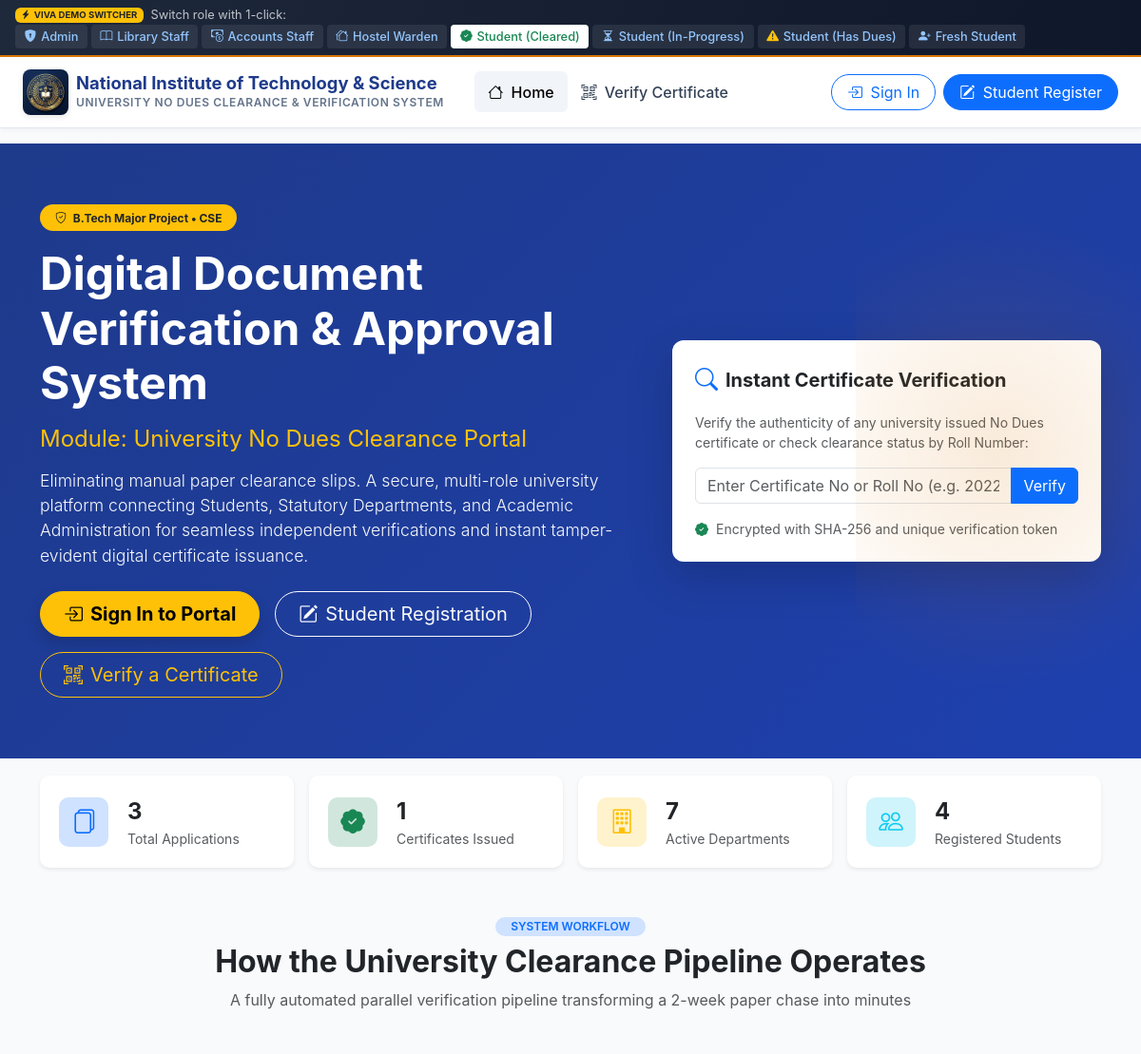
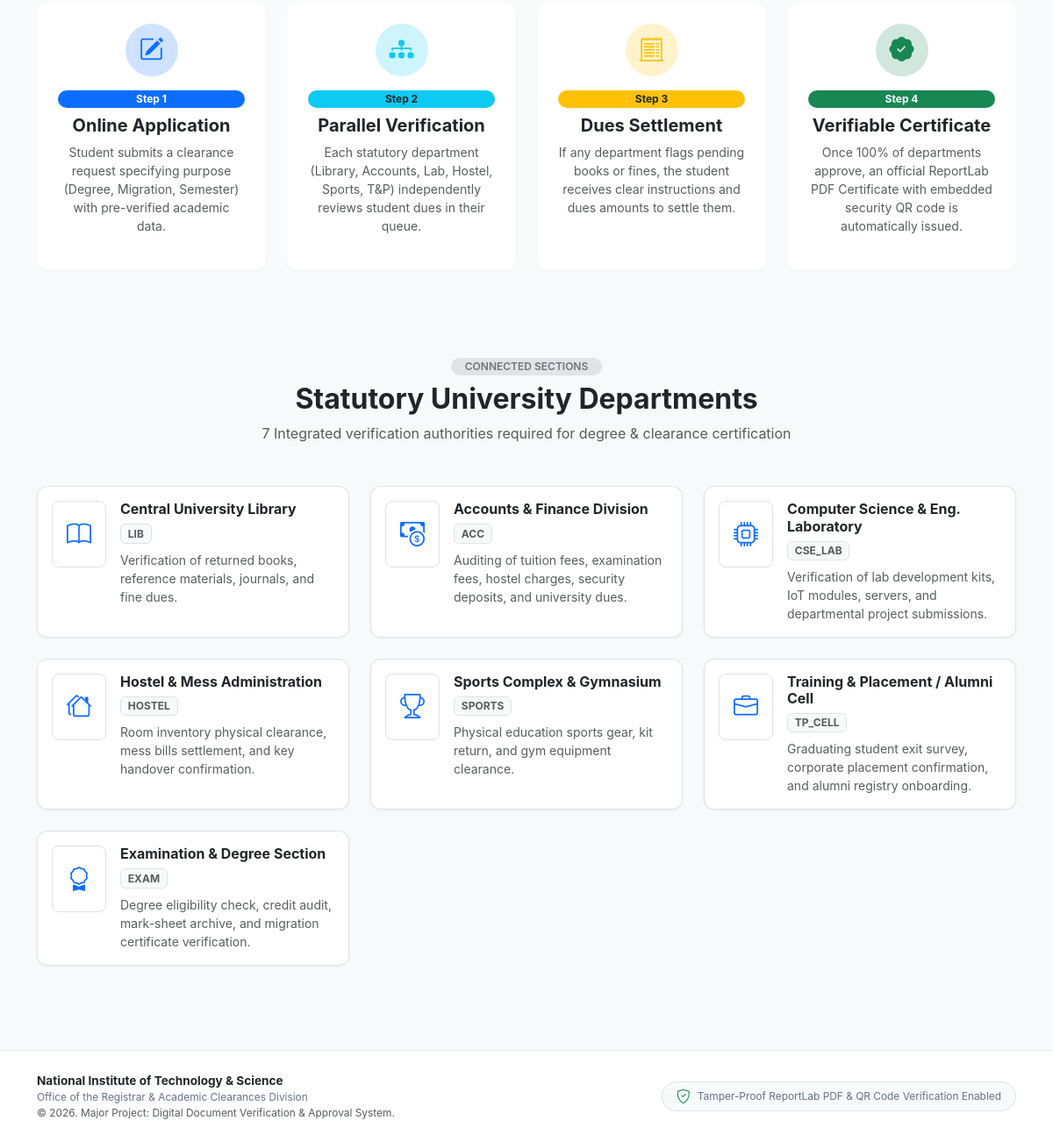
The page / on the database its author committed (2 pictures, top to bottom).
### departments/models.py (models this page shows, shortened)
class Department(models.Model):
    name = models.CharField(max_length=100, unique=True)
    code = models.CharField(max_length=20, unique=True, help_text="e.g. LIB, ACC, HOSTEL, LAB, SPORTS, TPC, EXAM")
    description = models.TextField(blank=True)
    icon = models.CharField(max_length=50, default="bi-building", help_text="Bootstrap 5 icon class, e.g. bi-book, bi-cash-coin")
    location = models.CharField(max_length=150, blank=True, default="Main Administrative Block")
    contact_email = models.EmailField(blank=True)
    contact_phone = models.CharField(max_length=20, blank=True)
    is_mandatory = models.BooleanField(default=True, help_text="Required for student to get final No Dues Certificate")
    display_order = models.PositiveIntegerField(default=0)
    is_active = models.BooleanField(default=True)
    created_at = models.DateTimeField(auto_now_add=True)
    updated_at = models.DateTimeField(auto_now=True)
    class Meta:
        ordering = ['display_order', 'name']

### clearance/views.py (the view)
# urls.py: path('', views.landing_page, name='landing_page'),
def landing_page(request):
    total_apps = NoDuesApplication.objects.count()
    completed_apps = NoDuesApplication.objects.filter(overall_status=NoDuesApplication.STATUS_COMPLETED).count()
    total_departments = Department.objects.filter(is_active=True).count()
    total_students = StudentProfile.objects.count()
    context = {
        'total_apps': total_apps,
        'completed_apps': completed_apps,
        'total_departments': total_departments,
        'total_students': total_students,
        'active_departments': Department.objects.filter(is_active=True).order_by('display_order'),
    }
    return render(request, 'clearance/landing.html', context)

### templates/clearance/landing.html (shortened to what this page needs)
{% extends 'base.html' %}
{% load static %}
{% block content %}
<section class="page-header-banner py-5">
  <div class="container py-3">
    <div class="row align-items-center g-4">
      <div class="col-lg-7">
        <span class="badge bg-warning text-dark px-3 py-2 rounded-pill fw-bold mb-3">
          <i class="bi bi-shield-check me-1"></i> B.Tech Major Project • CSE
        </span>
        <h1 class="display-5 fw-bold mb-3 text-white">Digital Document Verification & Approval System</h1>
        <h4 class="fw-normal text-warning mb-3">Module: University No Dues Clearance Portal</h4>
        <p class="lead text-light opacity-90 mb-4" style="font-size: 1.1rem;">
          Eliminating manual paper clearance slips. A secure, multi-role university platform connecting Students,
          Statutory Departments, and Academic Administration for seamless independent verifications and instant
          tamper-evident digital certificate issuance.
        </p>
        <div class="d-flex flex-wrap gap-3">
          {% if request.user.is_authenticated %}
            <a href="{% url 'dashboard_redirect' %}" class="btn btn-warning btn-lg px-4 fw-bold rounded-pill shadow">
              <i class="bi bi-speedometer2 me-2"></i>Go to My Dashboard
            </a>
          {% else %}
            <a href="{% url 'login' %}" class="btn btn-warning btn-lg px-4 fw-bold rounded-pill shadow">
              <i class="bi bi-box-arrow-in-right me-2"></i>Sign In to Portal
            </a>
            <a href="{% url 'register' %}" class="btn btn-outline-light btn-lg px-4 rounded-pill">
              <i class="bi bi-pencil-square me-2"></i>Student Registration
            </a>
          {% endif %}
          <a href="{% url 'verify_certificate_query' %}" class="btn btn-outline-warning btn-lg px-4 rounded-pill">
            <i class="bi bi-qr-code-scan me-2"></i>Verify a Certificate
          </a>
        </div>
      </div>
      <div class="col-lg-5 text-center">
        <div class="card card-clean border-0 shadow-lg p-4 bg-white text-dark text-start">
          <div class="d-flex align-items-center gap-2 mb-3">
            <i class="bi bi-search text-primary fs-4"></i>
            <h5 class="fw-bold mb-0">Instant Certificate Verification</h5>
          </div>
          <p class="text-muted small">Verify the authenticity of any university issued No Dues certificate or check clearance status by Roll Number:</p>
          <form method="GET" action="{% url 'verify_certificate_query' %}">
            <div class="input-group mb-3">
              <input type="text" name="query" class="form-control" placeholder="Enter Certificate No or Roll No (e.g. 2022CSE001)" required>
              <button class="btn btn-primary" type="submit">Verify</button>
            </div>
          </form>
          <div class="d-flex align-items-center gap-2 small text-muted">
            <i class="bi bi-patch-check-fill text-success"></i>
            <span>Encrypted with SHA-256 and unique verification token</span>
          </div>
        </div>
      </div>
    </div>
  </div>
</section>
<div class="container mt-n4" style="margin-top: -30px;">
  <div class="row g-3">
    <div class="col-md-3 col-6">
      <div class="kpi-card shadow-sm border-0">
        <div class="kpi-icon-wrapper bg-primary-subtle text-primary">
          <i class="bi bi-files"></i>
        </div>
        <div>
          <div class="fs-4 fw-bold text-dark">{{ total_apps }}</div>
          <div class="text-muted small">Total Applications</div>
        </div>
      </div>
    </div>
    <div class="col-md-3 col-6">
      <div class="kpi-card shadow-sm border-0">
        <div class="kpi-icon-wrapper bg-success-subtle text-success">
          <i class="bi bi-patch-check-fill"></i>
        </div>
        <div>
          <div class="fs-4 fw-bold text-dark">{{ completed_apps }}</div>
          <div class="text-muted small">Certificates Issued</div>
        </div>
      </div>
    </div>
    <div class="col-md-3 col-6">
      <div class="kpi-card shadow-sm border-0">
        <div class="kpi-icon-wrapper bg-warning-subtle text-warning">
          <i class="bi bi-building"></i>
        </div>
        <div>
          <div class="fs-4 fw-bold text-dark">{{ total_departments }}</div>
          <div class="text-muted small">Active Departments</div>
        </div>
      </div>
    </div>
    <div class="col-md-3 col-6">
      <div class="kpi-card shadow-sm border-0">
        <div class="kpi-icon-wrapper bg-info-subtle text-info">
          <i class="bi bi-people"></i>
        </div>
        <div>
          <div class="fs-4 fw-bold text-dark">{{ total_students }}</div>
          <div class="text-muted small">Registered Students</div>
        </div>
      </div>
    </div>
  </div>
</div>
<section class="container py-5">
  <div class="text-center mb-5">
    <span class="badge bg-primary-subtle text-primary px-3 py-1 rounded-pill fw-semibold mb-2">SYSTEM WORKFLOW</span>
    <h2 class="fw-bold text-dark">How the University Clearance Pipeline Operates</h2>
    <p class="text-muted">A fully automated parallel verification pipeline transforming a 2-week paper chase into minutes</p>
  </div>
  <div class="row g-4">
    <div class="col-md-3">
      <div class="card card-clean h-100 p-4 text-center border-0">
        <div class="mx-auto rounded-circle bg-primary-subtle text-primary d-flex align-items-center justify-content-center mb-3" style="width: 60px; height: 60px;">
          <i class="bi bi-pencil-square fs-3"></i>
        </div>
        <div class="badge bg-primary text-white rounded-pill mb-2">Step 1</div>
        <h5 class="fw-bold text-dark">Online Application</h5>
        <p class="text-muted small">
          Student submits a clearance request specifying purpose (Degree, Migration, Semester) with pre-verified academic data.
        </p>
      </div>
    </div>
    <div class="col-md-3">
      <div class="card card-clean h-100 p-4 text-center border-0">
        <div class="mx-auto rounded-circle bg-info-subtle text-info d-flex align-items-center justify-content-center mb-3" style="width: 60px; height: 60px;">
          <i class="bi bi-diagram-3-fill fs-3"></i>
        </div>
        <div class="badge bg-info text-dark rounded-pill mb-2">Step 2</div>
        <h5 class="fw-bold text-dark">Parallel Verification</h5>
        <p class="text-muted small">
          Each statutory department (Library, Accounts, Lab, Hostel, Sports, T&P) independently reviews student dues in their queue.
        </p>
      </div>
    </div>
    <div class="col-md-3">
      <div class="card card-clean h-100 p-4 text-center border-0">
        <div class="mx-auto rounded-circle bg-warning-subtle text-warning d-flex align-items-center justify-content-center mb-3" style="width: 60px; height: 60px;">
          <i class="bi bi-receipt-cutoff fs-3"></i>
        </div>
        <div class="badge bg-warning text-dark rounded-pill mb-2">Step 3</div>
        <h5 class="fw-bold text-dark">Dues Settlement</h5>
        <p class="text-muted small">
          If any department flags pending books or fines, the student receives clear instructions and dues amounts to settle them.
        </p>
      </div>
    </div>
    <div class="col-md-3">
      <div class="card card-clean h-100 p-4 text-center border-0">
        <div class="mx-auto rounded-circle bg-success-subtle text-success d-flex align-items-center justify-content-center mb-3" style="width: 60px; height: 60px;">
          <i class="bi bi-patch-check-fill fs-3"></i>
        </div>
        <div class="badge bg-success text-white rounded-pill mb-2">Step 4</div>
        <h5 class="fw-bold text-dark">Verifiable Certificate</h5>
        <p class="text-muted small">
          Once 100% of departments approve, an official ReportLab PDF Certificate with embedded security QR code is automatically issued.
        </p>
      </div>
    </div>
  </div>
</section>
<section class="bg-light py-5">
  <div class="container">
    <div class="text-center mb-5">
      <span class="badge bg-secondary-subtle text-secondary px-3 py-1 rounded-pill fw-semibold mb-2">CONNECTED SECTIONS</span>
      <h2 class="fw-bold text-dark">Statutory University Departments</h2>
      <p class="text-muted">7 Integrated verification authorities required for degree & clearance certification</p>
    </div>
    <div class="row g-4">
      {% for dept in active_departments %}
        <div class="col-md-4 col-sm-6">
          <div class="card card-clean h-100 p-3 border">
            <div class="d-flex align-items-start gap-3">
              <div class="p-3 bg-white rounded-3 border text-primary fs-3">
                <i class="bi {{ dept.icon }}"></i>
              </div>
              <div>
                <h6 class="fw-bold text-dark mb-1">{{ dept.name }}</h6>
                <span class="badge bg-light text-muted border mb-2">{{ dept.code }}</span>
                <p class="text-muted small mb-0">{{ dept.description|truncatewords:15 }}</p>
              </div>
            </div>
          </div>
        </div>
      {% endfor %}
    </div>
  </div>
</section>
{% endblock %}

### rows shown on the page
Department: name "Central University Library", code "LIB", description "Verification of returned books, reference materials, journals, and fine dues."
Department: name "Accounts & Finance Division", code "ACC", description "Auditing of tuition fees, examination fees, hostel charges, security deposits, and university dues."
Department: name "Computer Science & Eng. Laboratory", code "CSE_LAB", description "Verification of lab development kits, IoT modules, servers, and departmental project submissions."
Department: name "Hostel & Mess Administration", code "HOSTEL", description "Room inventory physical clearance, mess bills settlement, and key handover confirmation."
Department: name "Sports Complex & Gymnasium", code "SPORTS", description "Physical education sports gear, kit return, and gym equipment clearance."
Department: name "Training & Placement / Alumni Cell", code "TP_CELL", description "Graduating student exit survey, corporate placement confirmation, and alumni registry onboarding."
Department: name "Examination & Degree Section", code "EXAM", description "Degree eligibility check, credit audit, mark-sheet archive, and migration certificate verification."

### other values the page prints
{{ UNIVERSITY_NAME }} "National Institute of Technology & Science"
{{ UNIVERSITY_SUBTITLE }} "UNIVERSITY NO DUES CLEARANCE & VERIFICATION SYSTEM"
{{ total_apps }} "3"
{{ completed_apps }} "1"
{{ total_departments }} "7"
{{ total_students }} "4"
